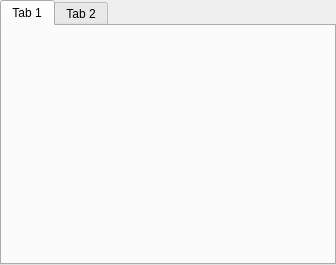
<?xml version="1.0" encoding="UTF-8"?>
<ui version="4.0">
 <class>TabWidget</class>
 <widget class="QTabWidget" name="TabWidget">
  <property name="geometry">
   <rect>
    <x>0</x>
    <y>0</y>
    <width>336</width>
    <height>265</height>
   </rect>
  </property>
  <property name="minimumSize">
   <size>
    <width>336</width>
    <height>265</height>
   </size>
  </property>
  <property name="windowTitle">
   <string>TabWidget</string>
  </property>
  <property name="currentIndex">
   <number>0</number>
  </property>
  <widget class="FaceWidget" name="face">
   <attribute name="title">
    <string>Tab 1</string>
   </attribute>
  </widget>
  <widget class="CameraPerspectiveWidget" name="cameraPerspective">
   <attribute name="title">
    <string>Tab 2</string>
   </attribute>
  </widget>
 </widget>
 <customwidgets>
  <customwidget>
   <class>FaceWidget</class>
   <extends>QWidget</extends>
   <header>FaceWidget.h</header>
   <container>1</container>
  </customwidget>
  <customwidget>
   <class>CameraPerspectiveWidget</class>
   <extends>QWidget</extends>
   <header>CameraPerspectiveWidget.h</header>
   <container>1</container>
  </customwidget>
 </customwidgets>
 <resources/>
 <connections/>
</ui>
